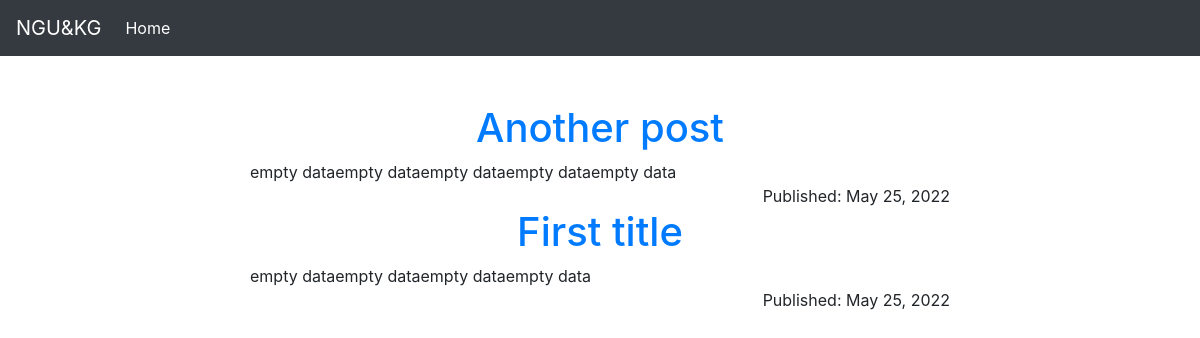
The page / on the database its author committed.
### blogapp/models.py (models this page shows, shortened)
class Post(models.Model):
    class NewManager(models.Manager):
        def get_queryset(self):
            return super().get_queryset().filter(status='published')
    options = (
        ('draft', 'Draft'),
        ('published', 'Published'),
    )
    title = models.CharField(max_length=200)
    excerpt = models.TextField()
    slug = models.SlugField(max_length=250, unique_for_date='publish')
    publish = models.DateTimeField(default=timezone.now)
    author = models.ForeignKey(User, on_delete=models.CASCADE, related_name='blog_posts')
    content = models.TextField()
    status = models.CharField(max_length=10, choices=options, default='draft')
    objects = models.Manager()  # default manager
    new_manager = NewManager()  # custom manager
    class Meta:
        ordering = ['-publish', ]

### blogapp/views.py (the view)
# urls.py: path('', views.home, name='home'),
def home(request):
    posts = Post.new_manager.all()
    context = {
        'posts': posts
    }
    return render(request, 'blogapp/home.html', context)

### templates/blogapp/home.html (shortened to what this page needs)
{% extends 'blogapp/base.html' %}
{% load static %}
{% block content %}
    <div class="container my-5">
        <div class="row justify-content-md-center">
            {% for post in posts %}
                <div class="col-md-8 ">
                    <div class="col-12">
                        <h1 class="text-center"><a href="{% url 'blog:single_post' post.slug %}">
                            {{ post.title|capfirst }}</a></h1>
                    </div>
                    <div class="col-12">
                        {{ post.excerpt }} <br>
                        <span class="float-right">Published: {{ post.publish|date }}</span>
                    </div>
                </div>
            {% endfor %}
        </div>
    </div>
{% endblock %}

### rows shown on the page
Post: title "Another post", excerpt "empty dataempty dataempty dataempty dataempty data", publish "May 25, 2022"
Post: title "First title", excerpt "empty dataempty dataempty dataempty data", publish "May 25, 2022"
